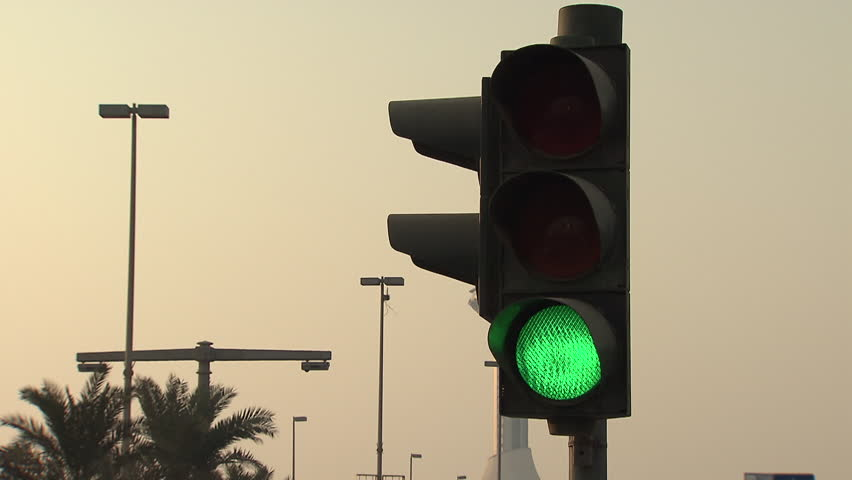
#> input picture Input/GreenLight.jpg, 852 x 480 px
$ python sample.py
#> lines starting #> are read from the running program, lines starting #| are printed output that depends on the picture; after the words box and inside, x2 and y2 are one past the last pixel; in counts of white or black regions, pixels touching at a corner belong together
import os
import cv2
import numpy as np
import easygui
from matplotlib import pyplot as plt

def image_resize(image, width = None, height = None, inter = cv2.INTER_AREA):
    # initialize the dimensions of the image to be resized and
    # grab the image size
    dim = None
    (h, w) = image.shape[:2]

    # if both the width and height are None, then return the
    # original image
    if width is None and height is None:
        return image

    # check to see if the width is None
    if width is None:
        # calculate the ratio of the height and construct the
        # dimensions
        r = height / float(h)
        dim = (int(w * r), height)

    # otherwise, the height is None
    else:
        # calculate the ratio of the width and construct the
        # dimensions
        r = width / float(w)
        dim = (width, int(h * r))

    # resize the image
    resized = cv2.resize(image, dim, interpolation = inter)

    # return the resized image
    return resized


font = cv2.FONT_HERSHEY_SIMPLEX
# Opening an image from a file:
f = easygui.fileopenbox()
#> the answer given: ../Input/GreenLight.jpg
img = cv2.imread(f)
#> img is the input picture: shape (480, 852, 3); mean B, G, R 134, 161.4, 171.4

img = image_resize(img, height = 500)

cimg = img.copy()

lower_black = np.array([0,0,0])
upper_black = np.array([90,90,90])

maskblack = cv2.inRange(img, lower_black, upper_black)
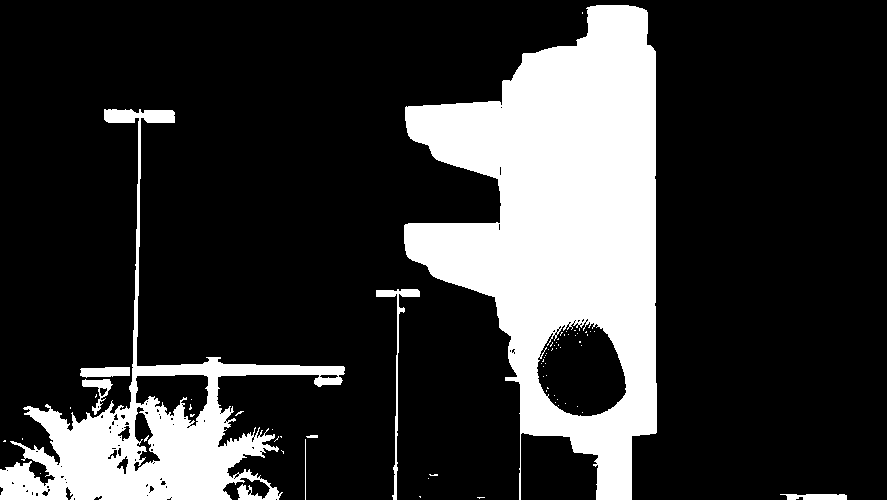
#> maskblack: shape (500, 887); 21.2% white; 68 white regions (60 under 20 px)
cv2.imshow('maskblack', maskblack)


contours,_ = cv2.findContours(maskblack, mode=cv2.RETR_EXTERNAL, method=cv2.CHAIN_APPROX_NONE)
#> contours = 23 contours, 17 with area under 20; largest, box (x1, y1, x2, y2) and area: (404, 5, 657, 500) 73946, (0, 109, 345, 500) 25248, (376, 289, 420, 500) 550, (80, 367, 130, 378) 395, (82, 379, 113, 415) 325, (780, 494, 847, 500) 268
contours = sorted(contours, key=cv2.contourArea, reverse=True)
hull =cv2.convexHull(contours[0])
#> hull = contour of 19 points, box (x1, y1, x2, y2) (404, 5, 657, 500), area 99254
cv2.polylines(cimg,pts=hull,isClosed=True,color=(0,255,255))
#> cimg: shape (500, 887, 3); mean B, G, R 133.9, 161.4, 171.4


x,y,w,h=cv2.boundingRect(contours[0])
#> x = 404; y = 5; w = 253; h = 495
cv2.rectangle(cimg,(x,y),(x+w,y+h),(0,255,0),2)
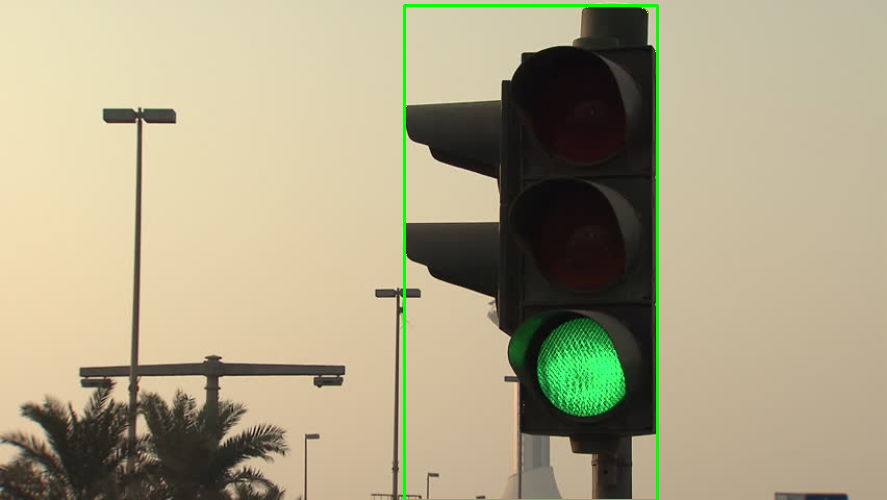
#> cimg: shape (500, 887, 3); mean B, G, R 132.5, 162.1, 169.6


newimg = img

##cv2.imshow('cimg', cimg)
##cv2.imshow('newimg', newimg)

hsv = cv2.cvtColor(img, cv2.COLOR_BGR2HSV)
#> hsv: shape (500, 887, 3); mean H, S, V 25.8, 60, 173.6

# color range
lower_red1 = np.array([0,170,100])
upper_red1 = np.array([10,255,255])
lower_red2 = np.array([160,170,100])
upper_red2 = np.array([180,255,255])
lower_green = np.array([40,140,90])
upper_green = np.array([90,255,255])
# lower_yellow = np.array([15,100,100])
# upper_yellow = np.array([35,255,255])
lower_yellow = np.array([15,210,170])#lower_yellow = np.array([15,150,150])
upper_yellow = np.array([35,255,255])
mask1 = cv2.inRange(hsv, lower_red1, upper_red1)
#> mask1: shape (500, 887); every value is 0
mask2 = cv2.inRange(hsv, lower_red2, upper_red2)
maskg = cv2.inRange(hsv, lower_green, upper_green)
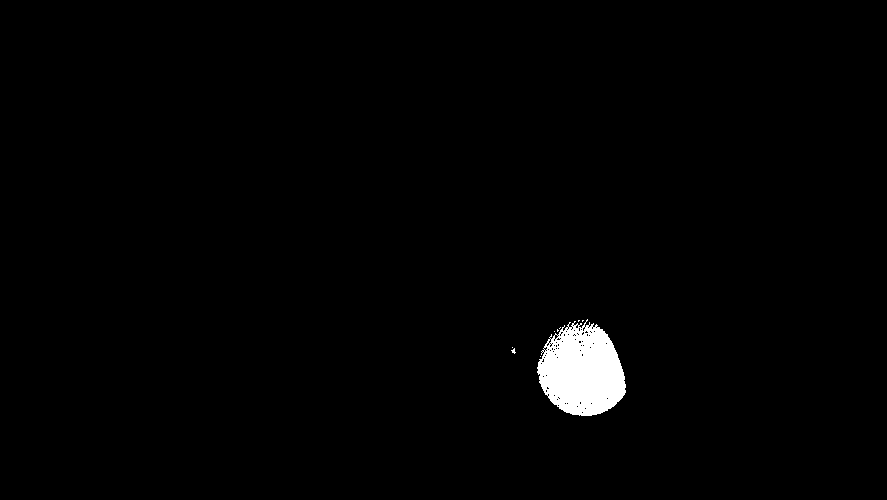
#> maskg: shape (500, 887); 1.4% white; 9 white regions (8 under 20 px), largest, box (x1, y1, x2, y2) and area: (537, 319, 626, 416) 6090
masky = cv2.inRange(hsv, lower_yellow, upper_yellow)
maskr = cv2.add(mask1, mask2)
# [7 lines of commented-out code are left out]

redresult = cv2.bitwise_and(newimg, newimg, mask=maskr)
#> redresult: shape (500, 887, 3); every value is 0
yellowresult = cv2.bitwise_and(newimg, newimg, mask=masky)
greenresult = cv2.bitwise_and(newimg, newimg, mask=maskg)


img_gray_r = cv2.cvtColor(redresult, cv2.COLOR_HSV2RGB)
img_gray_r = cv2.cvtColor(img_gray_r, cv2.COLOR_RGB2GRAY)
img_gray_y = cv2.cvtColor(yellowresult, cv2.COLOR_HSV2RGB)
img_gray_y = cv2.cvtColor(img_gray_y, cv2.COLOR_RGB2GRAY)
img_gray_g = cv2.cvtColor(greenresult, cv2.COLOR_HSV2RGB)
img_gray_g = cv2.cvtColor(img_gray_g, cv2.COLOR_RGB2GRAY)
#> img_gray_g: shape (500, 887)


img_gray_r = cv2.GaussianBlur(img_gray_r, (5, 5), 0)
img_gray_g = cv2.GaussianBlur(img_gray_g, (5, 5), 0)
img_gray_y = cv2.GaussianBlur(img_gray_y, (5, 5), 0)


size = img.shape
#> size = (500, 887, 3)
# print size

# hough circle detect


r_circles = cv2.HoughCircles(img_gray_r, cv2.HOUGH_GRADIENT, 1, 80, param1 = 30, param2 = 18, minRadius = 25, maxRadius = 70)
#> r_circles = None

g_circles = cv2.HoughCircles(img_gray_g, cv2.HOUGH_GRADIENT, 1, 80, param1 = 50, param2 = 18, minRadius = 25, maxRadius = 70)
#> g_circles = [[580.5, 372.5, 41.9]]

y_circles = cv2.HoughCircles(img_gray_y, cv2.HOUGH_GRADIENT, 1, 80, param1 = 50, param2 = 18, minRadius = 25, maxRadius = 70)
#> y_circles = None

# traffic light detect
r = 5
bound = 4.0 / 10
if r_circles is not None:
    r_circles = np.round(r_circles[0, :]).astype("int")

    # loop over the (x, y) coordinates and radius of the circles
    for (x, y, r) in r_circles:
        # draw the circle in the output image, then draw a rectangle
        # corresponding to the center of the circle
        cv2.circle(newimg, (x, y), r, (0, 255, 0), 4)
        cv2.rectangle(newimg, (x - 5, y - 5), (x + 5, y + 5), (0, 128, 255), -1)

if g_circles is not None:
    g_circles = np.round(g_circles[0, :]).astype("int")
#> g_circles = [[580, 372, 42]]

    # loop over the (x, y) coordinates and radius of the circles
    for (x, y, r) in g_circles:

        # draw the circle in the output image, then draw a rectangle
        # corresponding to the center of the circle
        cv2.circle(newimg, (x, y), r, (0, 255, 0), 4)
#> this loop made 1 pass
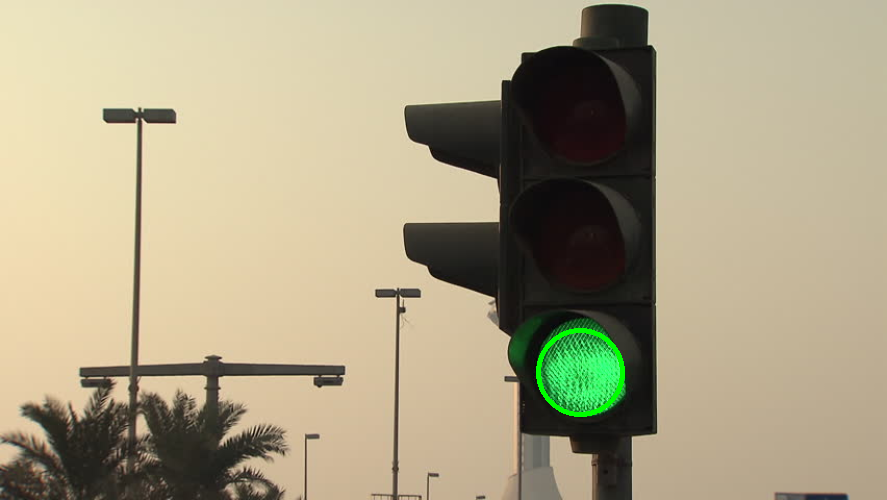
#> newimg: shape (500, 887, 3); mean B, G, R 133.8, 161.8, 171.3


if y_circles is not None:
    y_circles = np.round(y_circles[0, :]).astype("int")

    # loop over the (x, y) coordinates and radius of the circles
    for (x, y, r) in y_circles:

        # draw the circle in the output image, then draw a rectangle
        # corresponding to the center of the circle
        cv2.circle(newimg, (x, y), r, (0, 255, 0), 4)
        cv2.rectangle(newimg, (x - 5, y - 5), (x + 5, y + 5), (0, 128, 255), -1)

if r_circles is None and g_circles is None and y_circles is None:
    print("No circles found")
elif r_circles is not None:
    rsize = int(r_circles.size /3)
    if rsize == 1:
        print("{} red circle found".format(rsize))
    else:
        print("{} red circles found".format(rsize))
elif g_circles is not None:
    gsize = int(g_circles.size /3)
#> gsize = 1
    if gsize == 1:
        print("{} green circle found".format(gsize))
#| 1 green circle found
    else:
        print("{} green circles found".format(gsize))
elif y_circles is not None:
    ysize = int(y_circles.size /3)
    if ysize == 1:
        print("{} yellow circle found".format(ysize))
    else:
        print("{} yellow circles found".format(ysize))

x,y,w,h=cv2.boundingRect(contours[0])
#> (the run stopped early here; a loop or call above may not have finished)
